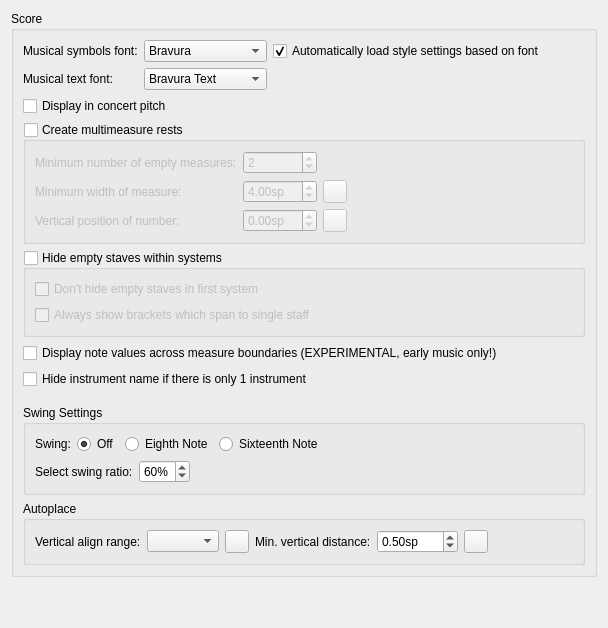
      <widget class="QWidget" name="PageScore">
       <layout class="QVBoxLayout" name="verticalLayout_20">
        <property name="spacing">
         <number>0</number>
        </property>
        <item>
         <widget class="QGroupBox" name="groupBox_12">
          <property name="title">
           <string>Score</string>
          </property>
          <layout class="QVBoxLayout" name="verticalLayout_6">
           <item>
            <layout class="QGridLayout" name="gridLayout">
             <item row="0" column="2">
              <widget class="QCheckBox" name="optimizeStyleCheckbox">
               <property name="toolTip">
                <string>MuseScore will change the style to suit the font better</string>
               </property>
               <property name="text">
                <string>Automatically load style settings based on font</string>
               </property>
               <property name="checked">
                <bool>true</bool>
               </property>
              </widget>
             </item>
             <item row="0" column="0">
              <widget class="QLabel" name="label_63">
               <property name="text">
                <string>Musical symbols font:</string>
               </property>
               <property name="buddy">
                <cstring>musicalSymbolFont</cstring>
               </property>
              </widget>
             </item>
             <item row="1" column="0">
              <widget class="QLabel" name="label_4">
               <property name="text">
                <string>Musical text font:</string>
               </property>
               <property name="buddy">
                <cstring>musicalTextFont</cstring>
               </property>
              </widget>
             </item>
             <item row="0" column="1">
              <widget class="QComboBox" name="musicalSymbolFont">
               <property name="sizePolicy">
                <sizepolicy hsizetype="Expanding" vsizetype="Fixed">
                 <horstretch>0</horstretch>
                 <verstretch>0</verstretch>
                </sizepolicy>
               </property>
               <item>
                <property name="text">
                 <string notr="true">Bravura</string>
                </property>
               </item>
               <item>
                <property name="text">
                 <string notr="true">Emmentaler</string>
                </property>
               </item>
               <item>
                <property name="text">
                 <string notr="true">Gonville</string>
                </property>
               </item>
               <item>
                <property name="text">
                 <string notr="true">MuseJazz</string>
                </property>
               </item>
              </widget>
             </item>
             <item row="1" column="1">
              <widget class="QComboBox" name="musicalTextFont">
               <item>
                <property name="text">
                 <string notr="true">Bravura Text</string>
                </property>
               </item>
               <item>
                <property name="text">
                 <string notr="true">Emmentaler Text</string>
                </property>
               </item>
               <item>
                <property name="text">
                 <string notr="true">Gonville Text</string>
                </property>
               </item>
               <item>
                <property name="text">
                 <string notr="true">MuseJazz Text</string>
                </property>
               </item>
               <item>
                <property name="text">
                 <string/>
                </property>
               </item>
              </widget>
             </item>
             <item row="0" column="3">
              <spacer name="horizontalSpacer_2">
               <property name="orientation">
                <enum>Qt::Horizontal</enum>
               </property>
               <property name="sizeHint" stdset="0">
                <size>
                 <width>40</width>
                 <height>20</height>
                </size>
               </property>
              </spacer>
             </item>
            </layout>
           </item>
           <item>
            <widget class="QCheckBox" name="concertPitch">
             <property name="text">
              <string>Display in concert pitch</string>
             </property>
            </widget>
           </item>
           <item>
            <widget class="QGroupBox" name="multiMeasureRests">
             <property name="title">
              <string>Create multimeasure rests</string>
             </property>
             <property name="checkable">
              <bool>true</bool>
             </property>
             <property name="checked">
              <bool>false</bool>
             </property>
             <layout class="QVBoxLayout" name="verticalLayout_5">
              <item>
               <layout class="QGridLayout" name="gridLayout_30">
                <item row="0" column="1">
                 <widget class="QSpinBox" name="minEmptyMeasures">
                  <property name="minimum">
                   <number>1</number>
                  </property>
                  <property name="value">
                   <number>2</number>
                  </property>
                 </widget>
                </item>
                <item row="1" column="1">
                 <widget class="QDoubleSpinBox" name="minMeasureWidth">
                  <property name="suffix">
                   <string>sp</string>
                  </property>
                  <property name="minimum">
                   <double>2.000000000000000</double>
                  </property>
                  <property name="value">
                   <double>4.000000000000000</double>
                  </property>
                 </widget>
                </item>
                <item row="1" column="2">
                 <widget class="QToolButton" name="resetMinMMRestWidth">
                  <property name="toolTip">
                   <string>Reset to default</string>
                  </property>
                  <property name="accessibleName">
                   <string>Reset 'Minimum width of measure' value</string>
                  </property>
                  <property name="text">
                   <string notr="true"/>
                  </property>
                  <property name="icon">
                   <iconset resource="musescore.qrc">
                    <normaloff>:/data/icons/edit-reset.svg</normaloff>:/data/icons/edit-reset.svg</iconset>
                  </property>
                 </widget>
                </item>
                <item row="0" column="0">
                 <widget class="QLabel" name="label_15">
                  <property name="text">
                   <string>Minimum number of empty measures:</string>
                  </property>
                  <property name="buddy">
                   <cstring>minEmptyMeasures</cstring>
                  </property>
                 </widget>
                </item>
                <item row="1" column="0">
                 <widget class="QLabel" name="label_16">
                  <property name="text">
                   <string>Minimum width of measure:</string>
                  </property>
                  <property name="buddy">
                   <cstring>minMeasureWidth</cstring>
                  </property>
                 </widget>
                </item>
                <item row="0" column="3">
                 <spacer name="horizontalSpacer_32">
                  <property name="orientation">
                   <enum>Qt::Horizontal</enum>
                  </property>
                  <property name="sizeHint" stdset="0">
                   <size>
                    <width>40</width>
                    <height>20</height>
                   </size>
                  </property>
                 </spacer>
                </item>
                <item row="2" column="0">
                 <widget class="QLabel" name="label_92">
                  <property name="text">
                   <string>Vertical position of number:</string>
                  </property>
                 </widget>
                </item>
                <item row="2" column="1">
                 <widget class="QDoubleSpinBox" name="mmRestNumberPos">
                  <property name="suffix">
                   <string>sp</string>
                  </property>
                  <property name="minimum">
                   <double>-99.989999999999995</double>
                  </property>
                  <property name="singleStep">
                   <double>0.500000000000000</double>
                  </property>
                 </widget>
                </item>
                <item row="2" column="2">
                 <widget class="QToolButton" name="resetMMRestNumberPos">
                  <property name="toolTip">
                   <string>Reset to default</string>
                  </property>
                  <property name="accessibleName">
                   <string>Reset 'Vertical position of number' value</string>
                  </property>
                  <property name="text">
                   <string notr="true"/>
                  </property>
                  <property name="icon">
                   <iconset resource="musescore.qrc">
                    <normaloff>:/data/icons/edit-reset.svg</normaloff>:/data/icons/edit-reset.svg</iconset>
                  </property>
                 </widget>
                </item>
               </layout>
              </item>
             </layout>
            </widget>
           </item>
           <item>
            <widget class="QGroupBox" name="hideEmptyStaves">
             <property name="title">
              <string>Hide empty staves within systems</string>
             </property>
             <property name="checkable">
              <bool>true</bool>
             </property>
             <property name="checked">
              <bool>false</bool>
             </property>
             <layout class="QVBoxLayout" name="verticalLayout_2">
              <item>
               <widget class="QCheckBox" name="dontHideStavesInFirstSystem">
                <property name="text">
                 <string>Don't hide empty staves in first system</string>
                </property>
               </widget>
              </item>
              <item>
               <widget class="QCheckBox" name="alwaysShowBrackets">
                <property name="text">
                 <string>Always show brackets which span to single staff</string>
                </property>
               </widget>
              </item>
             </layout>
            </widget>
           </item>
           <item>
            <widget class="QCheckBox" name="crossMeasureValues">
             <property name="text">
              <string>Display note values across measure boundaries (EXPERIMENTAL, early music only!)</string>
             </property>
            </widget>
           </item>
           <item>
            <widget class="QCheckBox" name="hideInstrumentNameIfOneInstrument">
             <property name="text">
              <string>Hide instrument name if there is only 1 instrument</string>
             </property>
            </widget>
           </item>
           <item>
            <spacer name="verticalSpacer_10">
             <property name="orientation">
              <enum>Qt::Vertical</enum>
             </property>
             <property name="sizeType">
              <enum>QSizePolicy::Preferred</enum>
             </property>
             <property name="sizeHint" stdset="0">
              <size>
               <width>10</width>
               <height>10</height>
              </size>
             </property>
            </spacer>
           </item>
           <item>
            <widget class="QGroupBox" name="swingSettings">
             <property name="title">
              <string>Swing Settings</string>
             </property>
             <layout class="QVBoxLayout" name="verticalLayout_39">
              <item>
               <layout class="QHBoxLayout" name="horizontalLayout_10">
                <item>
                 <widget class="QLabel" name="SwingLabel">
                  <property name="text">
                   <string>Swing:</string>
                  </property>
                 </widget>
                </item>
                <item>
                 <widget class="QRadioButton" name="swingOff">
                  <property name="text">
                   <string>Off</string>
                  </property>
                  <property name="checked">
                   <bool>true</bool>
                  </property>
                 </widget>
                </item>
                <item>
                 <widget class="QRadioButton" name="swingEighth">
                  <property name="text">
                   <string>Eighth Note</string>
                  </property>
                 </widget>
                </item>
                <item>
                 <widget class="QRadioButton" name="swingSixteenth">
                  <property name="text">
                   <string>Sixteenth Note</string>
                  </property>
                 </widget>
                </item>
                <item>
                 <spacer name="zontalSpacer_16">
                  <property name="orientation">
                   <enum>Qt::Horizontal</enum>
                  </property>
                  <property name="sizeHint" stdset="0">
                   <size>
                    <width>40</width>
                    <height>20</height>
                   </size>
                  </property>
                 </spacer>
                </item>
               </layout>
              </item>
              <item>
               <layout class="QHBoxLayout" name="horizontalLayout_11">
                <item>
                 <widget class="QLabel" name="label_3">
                  <property name="text">
                   <string>Select swing ratio:</string>
                  </property>
                  <property name="buddy">
                   <cstring>swingBox</cstring>
                  </property>
                 </widget>
                </item>
                <item>
                 <widget class="QSpinBox" name="swingBox">
                  <property name="sizePolicy">
                   <sizepolicy hsizetype="Maximum" vsizetype="Fixed">
                    <horstretch>0</horstretch>
                    <verstretch>0</verstretch>
                   </sizepolicy>
                  </property>
                  <property name="suffix">
                   <string>%</string>
                  </property>
                  <property name="minimum">
                   <number>50</number>
                  </property>
                  <property name="value">
                   <number>60</number>
                  </property>
                 </widget>
                </item>
                <item>
                 <spacer name="horizontalSpacer_16">
                  <property name="orientation">
                   <enum>Qt::Horizontal</enum>
                  </property>
                  <property name="sizeHint" stdset="0">
                   <size>
                    <width>40</width>
                    <height>20</height>
                   </size>
                  </property>
                 </spacer>
                </item>
               </layout>
              </item>
             </layout>
            </widget>
           </item>
           <item>
            <widget class="QGroupBox" name="groupBox_33">
             <property name="title">
              <string>Autoplace</string>
             </property>
             <layout class="QGridLayout" name="gridLayout_11">
              <item row="0" column="0">
               <widget class="QLabel" name="label_36">
                <property name="text">
                 <string>Vertical align range:</string>
                </property>
                <property name="buddy">
                 <cstring>autoplaceVerticalAlignRange</cstring>
                </property>
               </widget>
              </item>
              <item row="0" column="1">
               <widget class="QComboBox" name="autoplaceVerticalAlignRange"/>
              </item>
              <item row="0" column="2">
               <widget class="QToolButton" name="resetAutoplaceVerticalAlignRange">
                <property name="toolTip">
                 <string>Reset to default</string>
                </property>
                <property name="accessibleName">
                 <string>Reset 'Vertical align range' value</string>
                </property>
                <property name="text">
                 <string notr="true"/>
                </property>
                <property name="icon">
                 <iconset resource="musescore.qrc">
                  <normaloff>:/data/icons/edit-reset.svg</normaloff>:/data/icons/edit-reset.svg</iconset>
                </property>
               </widget>
              </item>
              <item row="0" column="3">
               <widget class="QLabel" name="minVerticalDistance_labe">
                <property name="text">
                 <string>Min. vertical distance:</string>
                </property>
                <property name="buddy">
                 <cstring>minVerticalDistance</cstring>
                </property>
               </widget>
              </item>
              <item row="0" column="4">
               <widget class="QDoubleSpinBox" name="minVerticalDistance">
                <property name="sizePolicy">
                 <sizepolicy hsizetype="Maximum" vsizetype="Fixed">
                  <horstretch>0</horstretch>
                  <verstretch>0</verstretch>
                 </sizepolicy>
                </property>
                <property name="suffix">
                 <string>sp</string>
                </property>
                <property name="minimum">
                 <double>-999.990000000000009</double>
                </property>
                <property name="singleStep">
                 <double>0.100000000000000</double>
                </property>
                <property name="value">
                 <double>0.500000000000000</double>
                </property>
               </widget>
              </item>
              <item row="0" column="5">
               <widget class="QToolButton" name="resetMinVerticalDistance">
                <property name="toolTip">
                 <string>Reset to default</string>
                </property>
                <property name="accessibleName">
                 <string>Reset 'Min. vertical distance' value</string>
                </property>
                <property name="text">
                 <string notr="true"/>
                </property>
                <property name="icon">
                 <iconset resource="musescore.qrc">
                  <normaloff>:/data/icons/edit-reset.svg</normaloff>:/data/icons/edit-reset.svg</iconset>
                </property>
               </widget>
              </item>
              <item row="0" column="6">
               <spacer name="horizontalSpacer_23">
                <property name="orientation">
                 <enum>Qt::Horizontal</enum>
                </property>
                <property name="sizeHint" stdset="0">
                 <size>
                  <width>40</width>
                  <height>20</height>
                 </size>
                </property>
               </spacer>
              </item>
             </layout>
            </widget>
           </item>
          </layout>
         </widget>
        </item>
        <item>
         <spacer name="verticalSpacer">
          <property name="orientation">
           <enum>Qt::Vertical</enum>
          </property>
          <property name="sizeHint" stdset="0">
           <size>
            <width>20</width>
            <height>40</height>
           </size>
          </property>
         </spacer>
        </item>
       </layout>
      </widget>
